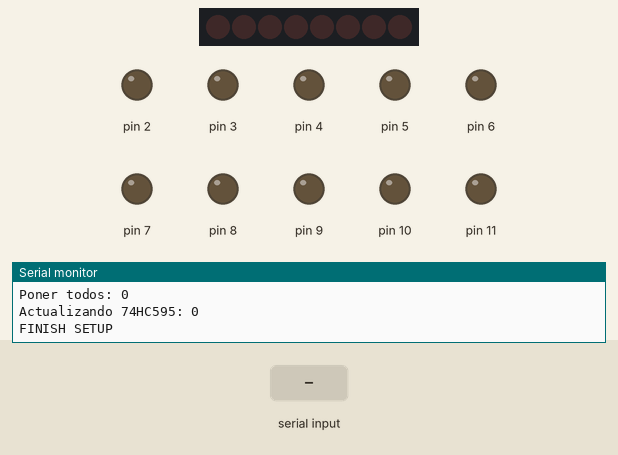
Bench run of a sketch on a simulated Arduino Uno, built with avr-gcc and run on an emulated ATmega328P. Parts: 8 shift-register outputs drawn as a row of LEDs (first output left, lit = HIGH), output pins drawn as LEDs (lit = HIGH), the last lines printed to the serial monitor. Wiring (inferred from the names in the program): shift register (74HC595): data pin 15; shift clock pin 16. Wiring (inferred from the signals the program sends): row of LEDs: on Q0, Q1, Q2, Q3, Q4, Q5, Q6, Q7. The test bench sets the inputs (shaded band). Pins used as bus, display or sensor lines are not drawn.

Above: at 1.2 s.
1.3 s: "O,45\n" received over Serial
At 3.3 s:
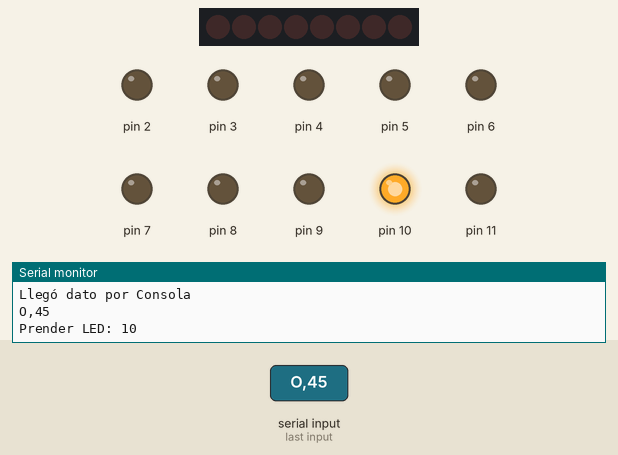
3.8 s: "-" received over the second serial link
6.3 s: "90,45\n" received over Serial
8.8 s: "1,90,45\n" received over the second serial link
11.3 s: "X90\n" received over Serial
13.8 s: "X,45\n" received over the second serial link
Timing chart, 0 to 16.8 s (numbered marks = the images above; inputs shaded):
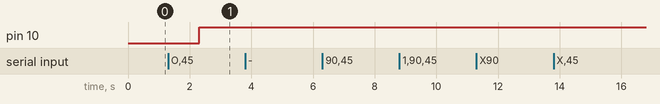

The sketch:

tateti.ino
```cpp
#include <SoftwareSerial.h>

String mensaje;
int ledInicial = 2;
int cantLeds = 10;
SoftwareSerial BT(18, 19); // TX, RX


//Pin connected to ST_CP of 74HC595
int latchPin = 15;
//Pin connected to SH_CP of 74HC595
int clockPin = 16;
////Pin connected to DS of 74HC595
int dataPin = 14;


void setup() {
  Serial.begin(9600);
  BT.begin(9600);

  initLeds();
  ponerTodosLeds(LOW);

  //set pins to output so you can control the shift register
  pinMode(latchPin, OUTPUT);
  pinMode(clockPin, OUTPUT);
  pinMode(dataPin, OUTPUT);

  Serial.println("FINISH SETUP");
}

void loop() {
  recibirDatos();
  switch(mensaje[0]) {
   case '-': break;
   case 'X': prenderLed(ledMensaje()); break;
   case 'O': prenderLed(ledMensaje() + 9); break;
   case 'R': ponerTodosLeds(LOW); break;
   default: Serial.println("Mensaje incorrecto"); break;
  }

}

int casillero() {
  return mensaje.substring(1).toInt();
}

int ledMensaje() {
  return casillero() + 1;
}


int statusUltimos8 = 0;
void prenderLed(int led) {
  int limite = ledInicial + cantLeds;
  Serial.println("Prender LED: " + String(led));
  if (led < limite) {
    digitalWrite(led, HIGH);
  } else {
    int pos = led - limite;
    int nuevoEstado = statusUltimos8 + String(pow(2, pos)).toInt(); //Hack for convert double to int
    prenderUltimos8(nuevoEstado);
  }
}

void prenderUltimos8(int estado) {
    statusUltimos8 = estado;
    Serial.println("Actualizando 74HC595: " + String(statusUltimos8, BIN));
    // take the latchPin low so
    // the LEDs don't change while you're sending in bits:
    digitalWrite(latchPin, LOW);
    // shift out the bits:
    shiftOut(dataPin, clockPin, MSBFIRST, statusUltimos8);
    //take the latch pin high so the LEDs will light up:
    digitalWrite(latchPin, HIGH);
}

void initLeds() {
  Serial.println("Leds activos:");
  for (int i = ledInicial; i < cantLeds + ledInicial; i = i+1) {
    Serial.print(i);
    Serial.print(",");
    pinMode(i, OUTPUT);
  }
  Serial.println("");
}

void ponerTodosLeds(int estado) {
  Serial.println("Poner todos: " + String(estado));
  for (int i = ledInicial; i < cantLeds + ledInicial; i = i+1) {
    digitalWrite(i, estado);
  }
  if (estado){
    prenderUltimos8(255);
  } else {
    prenderUltimos8(0);
  }
}

void recibirDatos() {
  mensaje = "-";
  if (BT.available())   // Si llega un dato por el puerto BT
  {
    mensaje = BT.readString();
    mensaje.toUpperCase();
    Serial.println("Llegó dato por BT");
    Serial.println(mensaje);
  }

  if (Serial.available()) // Si llega un dato por el monitor serial
  {
    mensaje = Serial.readString();
    mensaje.toUpperCase();
    Serial.println("Llegó dato por Consola");
    Serial.println(mensaje);
  }
}
```

Measured:
- after the input at 1.3 s, pin 10: LOW → HIGH after 1.0 s
